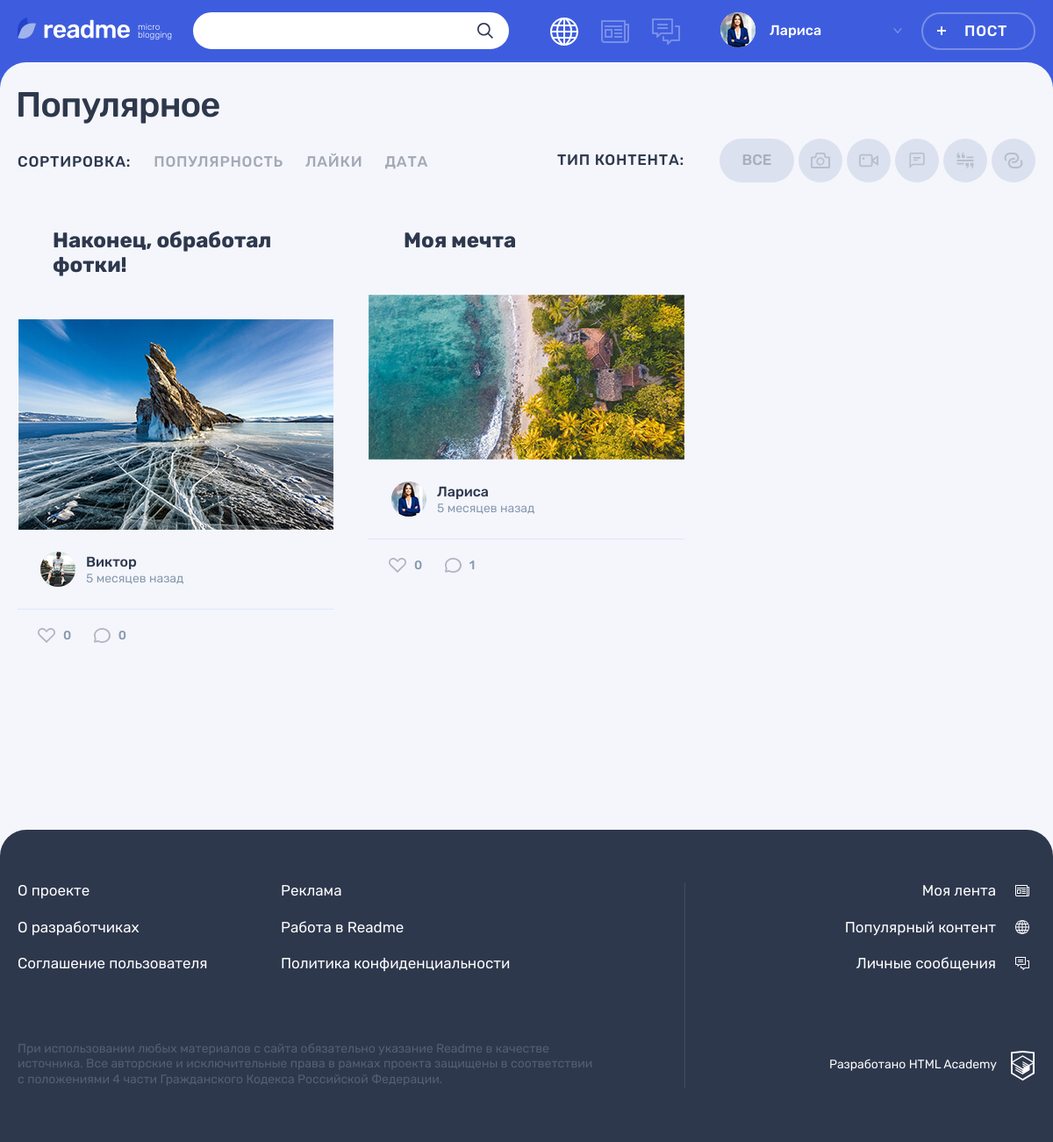
Page /popular.php?sort=likes&type_id=1 (signed in) on the committed database.
### tables this page shows
CREATE TABLE users
(
  id       INT AUTO_INCREMENT PRIMARY KEY,
  dt_add   TIMESTAMP DEFAULT CURRENT_TIMESTAMP,
  email    VARCHAR(128) NOT NULL UNIQUE,
  login    VARCHAR(64)  NOT NULL,
  password VARCHAR(255) NOT NULL,
  avatar   VARCHAR(255)
);

CREATE TABLE types
(
  id              INT AUTO_INCREMENT PRIMARY KEY,
  title           VARCHAR(32) NOT NULL,
  class_name VARCHAR(32) NOT NULL
);

CREATE TABLE posts
(
  id           INT AUTO_INCREMENT PRIMARY KEY,
  dt_add       TIMESTAMP DEFAULT CURRENT_TIMESTAMP,
  title        VARCHAR(255) NOT NULL,
  text_content TEXT,
  quote_author VARCHAR(255),
  image        VARCHAR(255),
  video        VARCHAR(255),
  link         VARCHAR(255),
  views_count  INT DEFAULT 0,
  user_id      INT          NOT NULL,
  type_id      INT          NOT NULL,
  author_id    INT,
  repost_id    INT
);

### templates/main.php (the view, shortened to what the rows shown need)
<section class="page__main page__main--popular">
    <div class="container">
        <h1 class="page__title page__title--popular">Популярное</h1>
    </div>
    <div class="popular container">
        <div class="popular__filters-wrapper">
            <div class="popular__filters filters">
                <ul class="popular__filters-list filters__list">
                    <?php foreach ($types as $type) : ?>
                        <li class="popular__filters-item filters__item">
                            <a class="filters__button filters__button--<?= $type['class_name'] ?? '' ?>
                            button" href="popular.php?type_id=<?= $type['id'] ?? '' ?>">
                                <svg class="filters__icon" width="22" height="18">
                                    <use xlink:href="#icon-filter-<?= $type['class_name'] ?? '' ?>"></use>
                                </svg>
                            </a>
                        </li>
                    <?php endforeach; ?>
                </ul>
            </div>
        </div>
        <div class="popular__posts">
            <?php if (!empty($posts)) : ?>
                <?php foreach ($posts as $key => $post) : ?>
                    <article class="popular__post <?= $post['class_name'] ? "post-" . $post['class_name'] : "" ?>">
                        <header class="post__header">
                            <h2>
                                <a href="/post.php?id=<?= $post['id'] ?? '' ?>"><?= htmlspecialchars($post['title']) ??
                                    '' ?></a>
                            </h2>
                        </header>
                        <div class="post__main">
                            <?php if ($post['class_name'] === 'quote') : ?>
                                <blockquote>
                                    <p><?= htmlspecialchars($post['text_content']) ?? '' ?></p>
                                    <cite><?= htmlspecialchars($post['quote_author']) ?? '' ?></cite>
                                </blockquote>
                            <?php elseif ($post['class_name'] === 'photo') : ?>
                                <div class="post-photo__image-wrapper">
                                    <img src="img/<?= htmlspecialchars($post['image']) ??
                                    '' ?>" alt="Фото от пользователя" width="360" height="240">
                                </div>
                            <?php endif; ?>
                        </div>
                        <footer class="post__footer">
                            <div class="post__author">
                                <a class="post__author-link" href="profile.php?id=<?= $post['user_id'] ??
                                '' ?>" title="Автор">
                                    <div class="post__avatar-wrapper">
                                        <img class="post__author-avatar" src="<?= $post['avatar'] ?>"
                                             alt="Аватар пользователя">
                                    </div>
                                    <div class="post__info">
                                        <b class="post__author-name"><?= htmlspecialchars($post['login']) ?></b>
                                        <time class="post__time"
                                              datetime="<?= date_format(date_create($post['dt_add']), 'Y-m-d'); ?>"
                                              title="<?= date_format(date_create($post['dt_add']), 'd.m.Y H:i'); ?>">
                                            <?= print_date_diff($post['dt_add']); ?> назад
                                        </time>
                                    </div>
                                </a>
                            </div>
                            <div class="post__indicators">
                                <div class="post__buttons">
                                    <a class="post__indicator post__indicator--likes button
                                    <?= (isset($liked_post_ids_by_session_user)
                                        && in_array($post['id'], $liked_post_ids_by_session_user))
                                        ? 'post__indicator--likes-active' : '' ?>"
                                       href="<?= $_SERVER['REQUEST_URI'] ?>&liked_post_id=<?= $post['id'] ?? '' ?>"
                                       title="Лайк">
                                        <svg class="post__indicator-icon" width="20" height="17">
                                            <use xlink:href="#icon-heart"></use>
                                        </svg>
                                        <span><?= count_likes_of_post($con, $post['id']) ?></span>
                                    </a>
                                    <a class="post__indicator post__indicator--comments button"
                                       href="post.php?id=<?= $post['id'] ?? '' ?>#last_comment" title="Комментарии">
                                        <svg class="post__indicator-icon" width="19" height="17">
                                            <use xlink:href="#icon-comment"></use>
                                        </svg>
                                        <span><?= count_comments_of_post($con, $post['id']) ?></span>
                                    </a>
                                </div>
                            </div>
                        </footer>
                    </article>
                <?php endforeach; ?>
            <?php else : ?>
                <p>По данному фильтру постов не найдено.</p>
            <?php endif; ?>
        </div>
    </div>
</section>

### templates/layout.php (shortened to what the rows shown need)
<!DOCTYPE html>
<html lang="ru">
<head>
    <link rel="stylesheet" href="css/main.css">
</head>
<body class="page">
<header class="header">
    <div class="header__wrapper container">
        <div class="header__nav-wrapper">
            <nav class="header__nav">
                <ul class="header__user-nav">
                    <?php if (isset($user_name)) : ?>
                        <li class="header__profile">
                            <a class="header__profile-link" href="profile.php?id=<?= $_SESSION['user']['id'] ?>">
                                <div class="header__avatar-wrapper">
                                    <img class="header__profile-avatar" src="<?= $user_avatar ??
                                    '' ?>" alt="Аватар профиля">
                                </div>
                                <div class="header__profile-name">
                                <span>
                                    <?= $user_name ?>
                                </span>
                                    <svg class="header__link-arrow" width="10" height="6">
                                        <use xlink:href="#icon-arrow-right-ad"></use>
                                    </svg>
                                </div>
                            </a>
                        </li>
                        <li>
                            <a class="header__post-button button button--transparent" href="add.php">Пост</a>
                        </li>
                    <?php endif; ?>
                </ul>
            </nav>
        </div>
    </div>
</header>
<?= $main_content ?>
</body>
</html>

### rows in the picture
users: avatar (picture), login "Лариса"
posts: title "Наконец, обработал фотки!", image (picture), user.avatar (picture), user.login "Виктор", dt_add "5 месяцев", id "0"
posts: title "Моя мечта", image (picture), user.avatar (picture), user.login "Лариса", dt_add "5 месяцев", id "0", id "1"

### other values in the picture
$sort_type['title'] "ПОПУЛЯРНОСТЬ"
$sort_type['title'] "ЛАЙКИ"
$sort_type['title'] "ДАТА"
